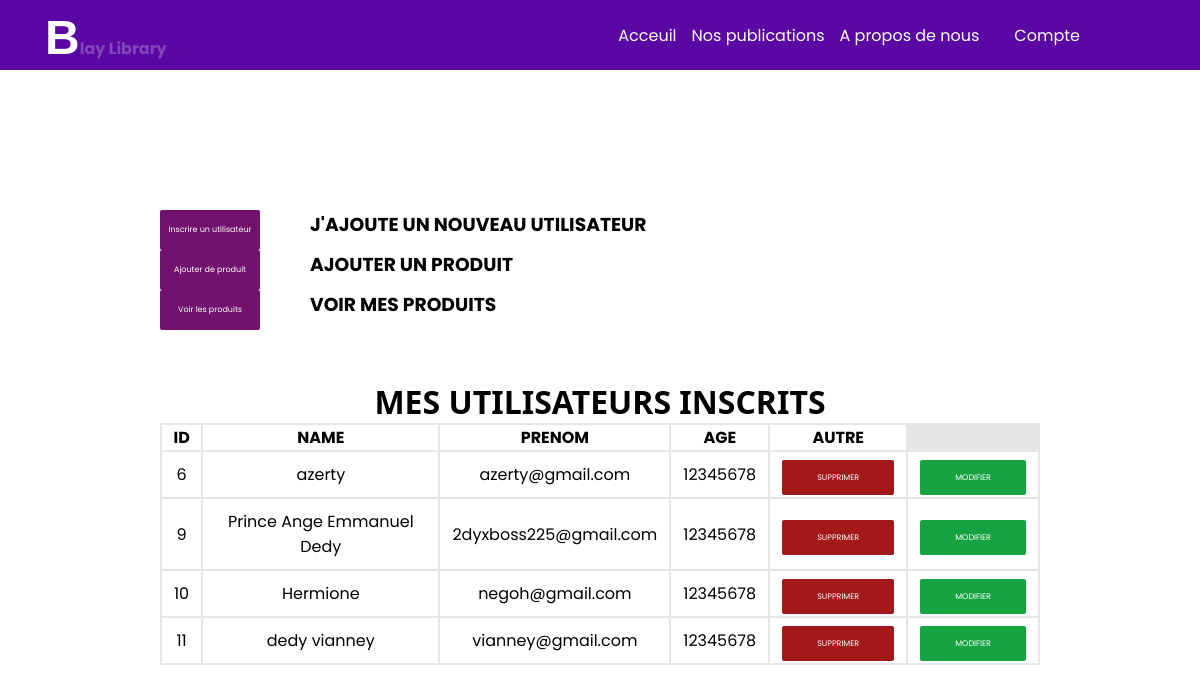
The page /admining on the database as committed earlier.
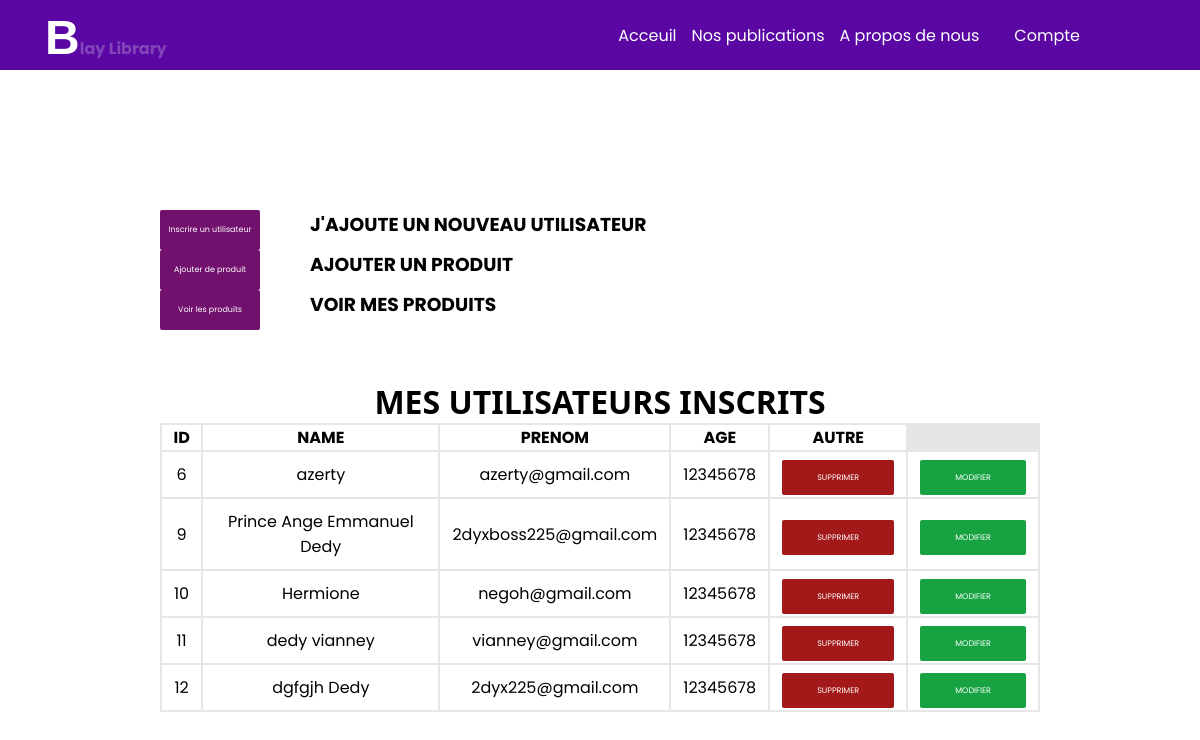
The same page on the database as committed later.
### app.py (models this page shows, shortened)
class Profil(db.Model):
    id = db.Column(db.Integer, primary_key = True)
    first_name = db.Column(db.String(20), unique = False , nullable = False)
    last_name = db.Column(db.String(20), unique = True , nullable = False)
    age = db.Column(db.String(8),nullable = False)

### app.py (the view)
@app.route('/admining')
def index() :
    profiles = Profil.query.all()
    return render_template('index.html', profiles = profiles)

### templates/index.html (shortened to what this page needs)
<!DOCTYPE html>
<html lang="en">
<head>
    <link rel="stylesheet" href="static/CSS/profil.css">
</head>
<body>
    <div class="fixe">
        <div class="lofo" style="padding-left: 45px;padding-top: 10px;">
            <strong><p style="color: rgba(162, 117, 204, 0.555);"><span style="font-family: 'Gill Sans', 'Gill Sans MT', Calibri, 'Trebuchet MS', sans-serif;font-size: 3rem;color: white">B</span>lay Library</p></strong>
        </div>
        <div class="lofo1">
            <nav>
                <ul>
                    <li>
                        <a href="/home" style="color: white;">Acceuil</a>
                    </li>
                    <li>
                        <a href="/achat" style="color: white;">Nos publications</a>
                    </li>
                    <li>
                        <a href="/home#apeo" style="color: white;">A propos de nous</a>
                    </li>
                    <li>
                        <a style="padding: 15px 20px;background-color: rgb(90, 7, 163);color: white;border-radius: 10px;" href="/useprid">Compte</a>
                    </li>
                </ul>
            </nav>
        </div>
    </div>
   <div class="ajoutons" >
        <div class="eduz">
            <a href="/add_data" >Inscrire un utilisateur</a>
            <h3>J'AJOUTE UN NOUVEAU UTILISATEUR</h3>
        </div>
        <div class="sys">
            <a href="/add_objet">Ajouter de produit</a>
            <h3>AJOUTER UN PRODUIT</h3>
        </div>
        <div class="sys">
            <a href="/profil">Voir les produits</a>
            <h3>VOIR MES PRODUITS</h3>
        </div>
    </div>
    <h1 style="font-family: 'Segoe UI', Tahoma, Geneva, Verdana, sans-serif;">MES UTILISATEURS INSCRITS</h1>
    <table>
        <thead>
            <th>ID</th>
            <th>NAME</th>
            <th>PRENOM</th>
            <th>AGE</th>
            <th>AUTRE</th>
        </thead>
        {% for data in profiles %}
        <tbody>
            <td>{{data.id}}</td>
            <td>{{data.first_name}}</td>
            <td>{{data.last_name}}</td>
            <td>{{data.age}}</td>
            <td><a href="/delete/{{data.id}}" class="suppr">SUPPRIMER</a></td>
            <td><a href="/update/{{data.id}}" class="modif">MODIFIER</a></td>
        </tbody>
        {% endfor %}
    </table>
</body>
</html>

Rows that differ between the two databases and show on the page:
added Profil: id "12", first_name "dgfgjh Dedy", last_name "2dyx225@gmail.com", age "12345678"
